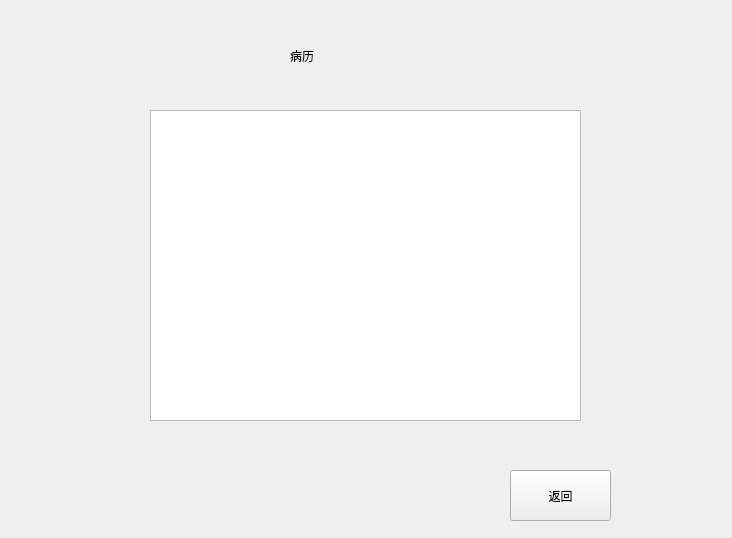
<?xml version="1.0" encoding="UTF-8"?>
<ui version="4.0">
 <class>Form</class>
 <widget class="QWidget" name="Form">
  <property name="geometry">
   <rect>
    <x>0</x>
    <y>0</y>
    <width>732</width>
    <height>538</height>
   </rect>
  </property>
  <property name="windowTitle">
   <string>Form</string>
  </property>
  <widget class="QLabel" name="label">
   <property name="geometry">
    <rect>
     <x>290</x>
     <y>40</y>
     <width>91</width>
     <height>31</height>
    </rect>
   </property>
   <property name="text">
    <string>病历</string>
   </property>
  </widget>
  <widget class="QPushButton" name="pushButton">
   <property name="geometry">
    <rect>
     <x>510</x>
     <y>470</y>
     <width>101</width>
     <height>51</height>
    </rect>
   </property>
   <property name="text">
    <string>返回</string>
   </property>
  </widget>
  <widget class="QTextEdit" name="textEdit">
   <property name="geometry">
    <rect>
     <x>150</x>
     <y>110</y>
     <width>431</width>
     <height>311</height>
    </rect>
   </property>
  </widget>
 </widget>
 <resources/>
 <connections/>
</ui>
